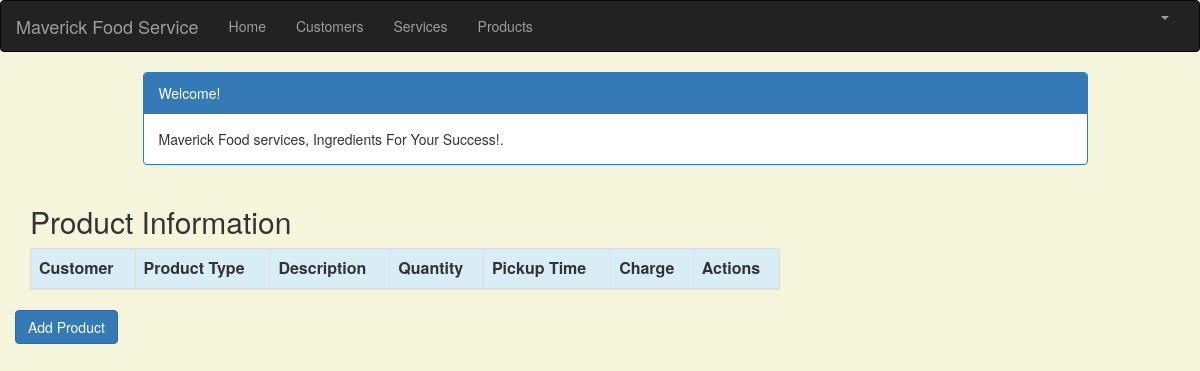
The page /product_list (signed in) on the database as committed earlier.
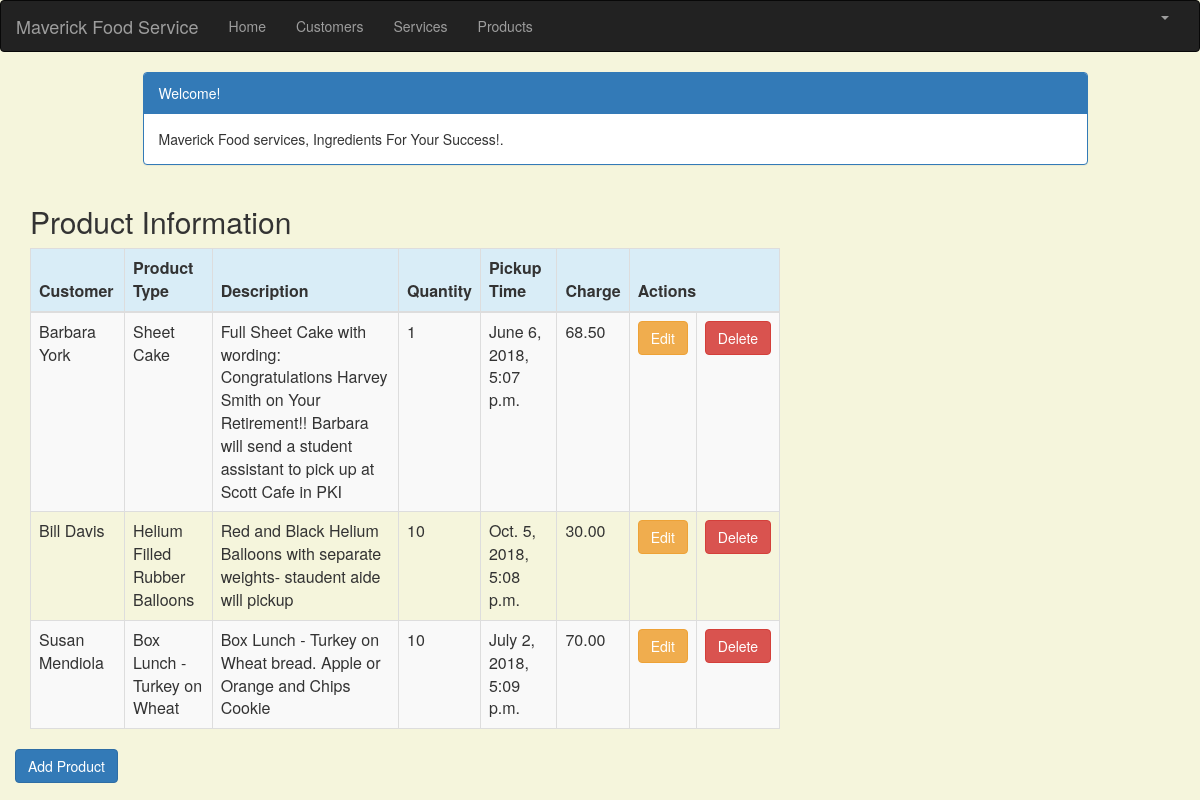
The same page on the database as committed later.
### crm/models.py (models this page shows, shortened)
class Product(models.Model):
    cust_name = models.ForeignKey(Customer, on_delete=models.CASCADE, related_name='products')
    product = models.CharField(max_length=100)
    p_description = models.TextField()
    quantity = models.IntegerField()
    pickup_time = models.DateTimeField(
        default=timezone.now)
    charge = models.DecimalField(max_digits=10, decimal_places=2)
    created_date = models.DateTimeField(
        default=timezone.now)
    updated_date = models.DateTimeField(auto_now_add=True)

class Customer(models.Model):
    cust_name = models.CharField(max_length=50)
    organization = models.CharField(max_length=100, blank=True)
    role = models.CharField(max_length=100)
    email = models.EmailField(max_length=100)
    bldgroom = models.CharField(max_length=100)
    address = models.CharField(max_length=200)
    account_number = models.IntegerField(blank=False, null=False)
    city = models.CharField(max_length=50)
    state = models.CharField(max_length=50)
    zipcode = models.CharField(max_length=10)
    phone_number = models.CharField(max_length=50)
    created_date = models.DateTimeField(
        default=timezone.now)
    updated_date = models.DateTimeField(auto_now_add=True)
    def __str__(self):
        return str(self.cust_name)

### crm/views.py (the view)
# urls.py: path('product_list', views.product_list, name='product_list'),
@login_required
def product_list(request):
   products = Product.objects.filter(created_date__lte=timezone.now())
   return render(request, 'crm/product_list.html', {'products': products})

### crm/templates/crm/product_list.html (shortened to what this page needs)
{% extends 'crm/base.html' %}
{% block content %}
    <html>
    <head>
        <link rel="stylesheet" href="https://maxcdn.bootstrapcdn.com/bootstrap/3.3.4/css/bootstrap.min.css">
    </head>
    <body>
    <div class="container">
        <div class="row">
            <div class="col-md-10 col-md-offset-1">
                <div class="panel panel-primary">
                    <div class="panel-heading">Welcome!</div>
                    <div class="panel-body">
                        Maverick Food services, Ingredients For Your Success!.
                    </div>
                </div>
            </div>
        </div>
    </div>
    <div class="row">
        <h2 style="padding-left: 15Px">Product Information</h2>
    </div>
    <div>
        <table class="table table-striped table-bordered table-hover">
            <thead>
            <tr class="bg-info">
                <th>Customer</th>
                <th>Product Type</th>
                <th>Description</th>
                <th>Quantity</th>
                <th>Pickup Time</th>
                <th>Charge</th>
                <th colspan="3">Actions</th>
            </tr>
            </thead>
            <tbody>
            {% for product in products %}
                <tr>
                    <td>{{ product.cust_name }}</td>
                    <td>{{ product.product }}</td>
                     <td>{{ product.p_description }}</td>
                    <td>{{ product.quantity }}</td>
                    <td>{{ product.pickup_time }}</td>
                    <td>{{ product.charge }}</td>
                    <td><a href="{% url 'crm:product_edit' pk=product.pk %}"
                           class="btn btn-warning">Edit</a></td>
                    <td><a href="{% url 'crm:product_delete' pk=product.pk %}"
                           onclick="return confirm('Are you sure you want to delete?')"
                           class="btn btn-danger">Delete</a>
                    </td>
                </tr>
            {% endfor %}
            </tbody>
        </table>
     <div class="row">
         <a href="{% url 'crm:product_new' %}" class="row"><span
                    class="btn btn-primary">Add Product</span></a>
     </div>
    </div>
    </body>
    </html>
{% endblock %}

Rows that differ between the two databases and show on the page:
added Product: cust_name "Barbara York", product "Sheet Cake", p_description "Full Sheet Cake with wording: Congratulations Harvey Smith on Your Retirement!! Barbara will send a student assistant to pick up at Scott Cafe in PKI", quantity "1", pickup_time "June 6, 2018, 5:07 p.m.", charge "68.50"
added Product: cust_name "Bill Davis", product "Helium Filled Rubber Balloons", p_description "Red and Black Helium Balloons with separate weights- staudent aide will pickup", quantity "10", pickup_time "Oct. 5, 2018, 5:08 p.m.", charge "30.00"
added Product: cust_name "Susan Mendiola", product "Box Lunch - Turkey on Wheat", p_description "Box Lunch - Turkey on Wheat bread. Apple or Orange and Chips Cookie", quantity "10", pickup_time "July 2, 2018, 5:09 p.m.", charge "70.00"
